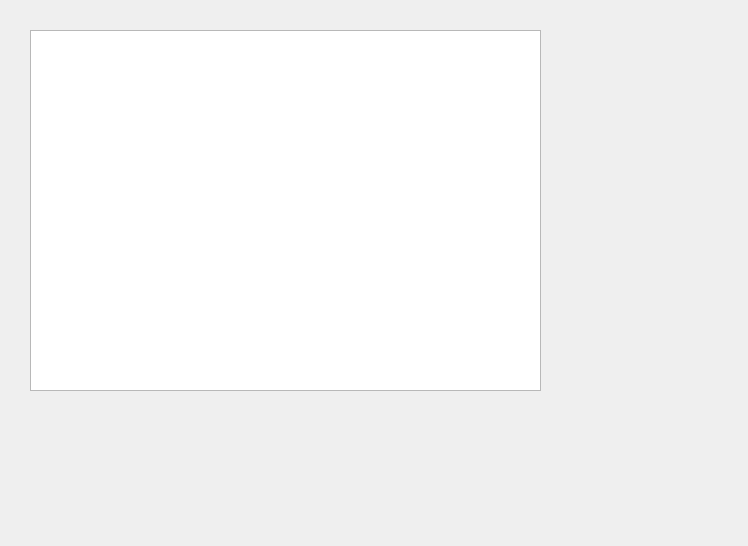
<?xml version="1.0" encoding="UTF-8"?>
<ui version="4.0">
 <class>AncManageWidget</class>
 <widget class="QWidget" name="AncManageWidget">
  <property name="geometry">
   <rect>
    <x>0</x>
    <y>0</y>
    <width>748</width>
    <height>546</height>
   </rect>
  </property>
  <property name="windowTitle">
   <string>Form</string>
  </property>
  <widget class="QTableWidget" name="ancManageTab">
   <property name="geometry">
    <rect>
     <x>30</x>
     <y>30</y>
     <width>511</width>
     <height>361</height>
    </rect>
   </property>
  </widget>
 </widget>
 <resources/>
 <connections/>
</ui>
